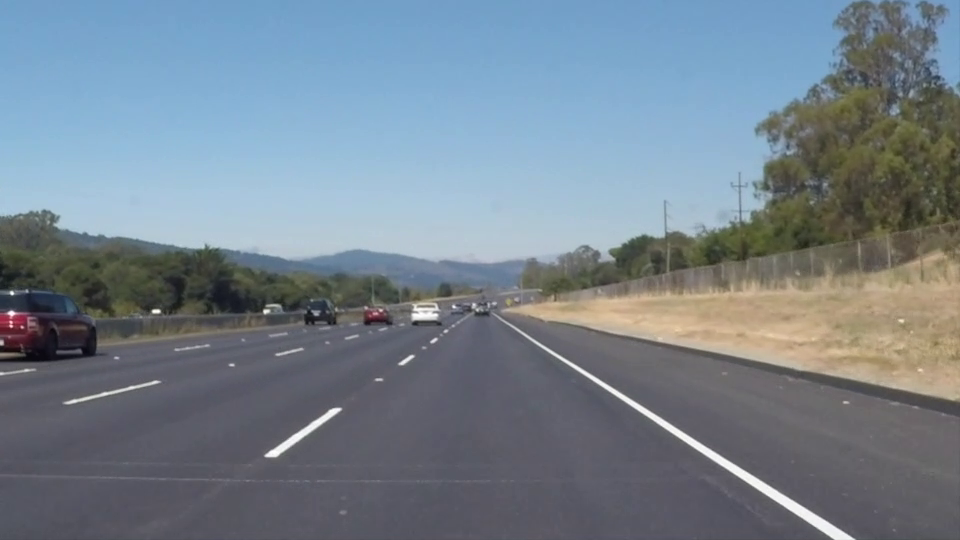
#> input picture frame 22 of Goruntu Isleme/Examples/videolar/serit1.mp4, 960 x 540 px, given in place of test.mp4, which was not available
$ python ornek14.py   (older library calls are emulated)
#> lines starting #> are read from the running program, lines starting #| are printed output that depends on the picture; after the words box and inside, x2 and y2 are one past the last pixel; in counts of white or black regions, pixels touching at a corner belong together; pictures that were not available may be replaced by others from this repository, and a replacement may not be noted
#-*-coding: utf-8-*-
###Hareket Algılama3###

import numpy as np
import cv2

cam=cv2.VideoCapture('videolar/test.mp4')

fgbg = cv2.createBackgroundSubtractorMOG2()

_,frame1=cam.read()
#> frame1 is the input picture: shape (540, 960, 3); mean B, G, R 141.9, 130.7, 117.7
fgmask=fgbg.apply(frame1)
#> fgmask: shape (540, 960); every value is 127

while(1):
	ret,frame2=cam.read()
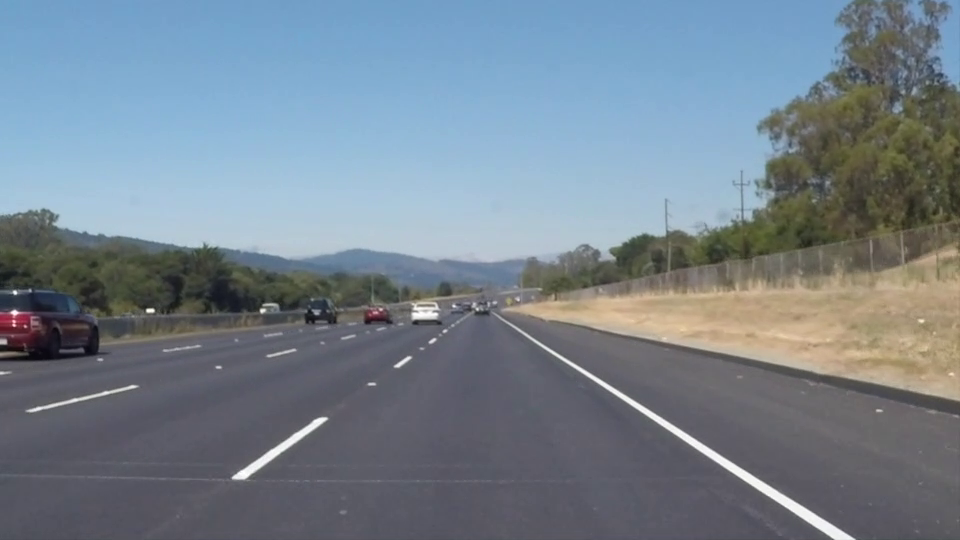
#> input picture frame 23 of Goruntu Isleme/Examples/videolar/serit1.mp4, 960 x 540 px, given in place of test.mp4, which was not available
#> frame2 is the input picture: shape (540, 960, 3); mean B, G, R 142, 130.6, 117.8
	if ret:
		fgmask=fgbg.apply(frame2)
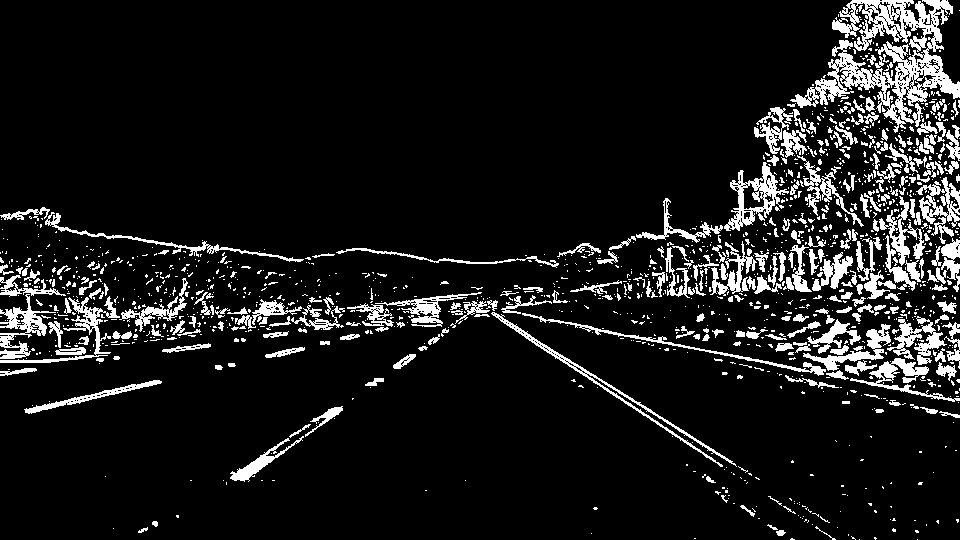
#> fgmask: shape (540, 960); values 0 (black) and 127 (white), 10.2% white; 1454 white regions (1159 under 20 px), largest, box (x1, y1, x2, y2) and area: (790, 0, 960, 133) 7557, (724, 162, 789, 231) 1408, (491, 312, 737, 467) 1390

		thresh=cv2.erode(fgmask,None, iterations=1)
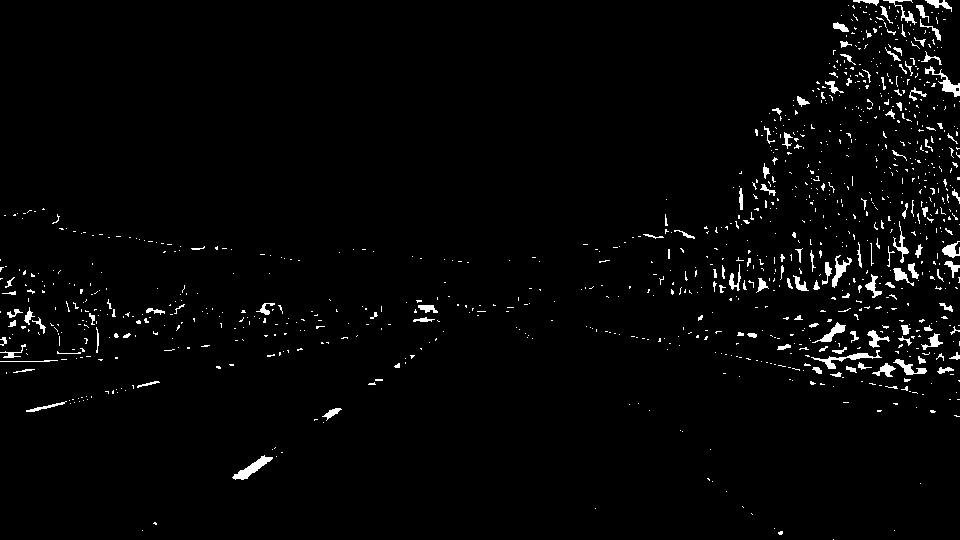
#> thresh: shape (540, 960); values 0 (black) and 127 (white), 2.3% white; 1024 white regions (890 under 20 px), largest, box (x1, y1, x2, y2) and area: (232, 455, 273, 480) 335, (811, 350, 882, 369) 298, (925, 66, 960, 97) 275
		thresh=cv2.dilate(thresh,None, iterations=1)
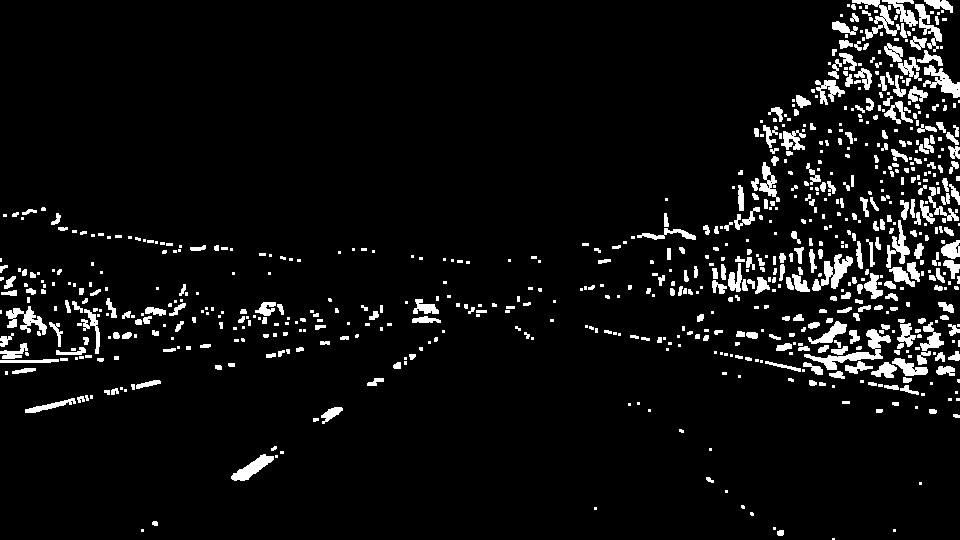
#> thresh: shape (540, 960); values 0 (black) and 127 (white), 6.2% white; 743 white regions (388 under 20 px)
		_,cnts,_=cv2.findContours(thresh.copy(),cv2.RETR_EXTERNAL,cv2.CHAIN_APPROX_SIMPLE)
#> cnts = 743 contours, 504 with area under 20; largest, box (x1, y1, x2, y2) and area: (804, 329, 891, 370) 674, (812, 254, 853, 291) 510, (923, 65, 960, 98) 441, (231, 454, 274, 481) 424, (852, 0, 900, 39) 400

		for i,c in enumerate(cnts):
			if cv2.contourArea(c)<1000:
				continue
			x,y,w,h=cv2.boundingRect(c)
			cv2.drawContours(frame2, cnts, i, (0,255,0), 3)
			cv2.rectangle(frame2,(x,y),(x+w,y+h),(0,255,0),0)
#> this loop made 743 passes
#> c on passes 1, 3, 4: [[832, 538], [832, 539], [834, 539], [834, 538]], [[893, 529], [893, 531], [895, 531], [895, 529]], [[141, 529], [141, 531], [143, 531], [143, 529]]
		cv2.imshow('frame',frame2)
	if cv2.waitKey(30) & 0xFF ==27:
#> (key Esc is pressed here)
		break

cam.release()
cv2.destroyAllWindows()

$ run again, starting later in the video
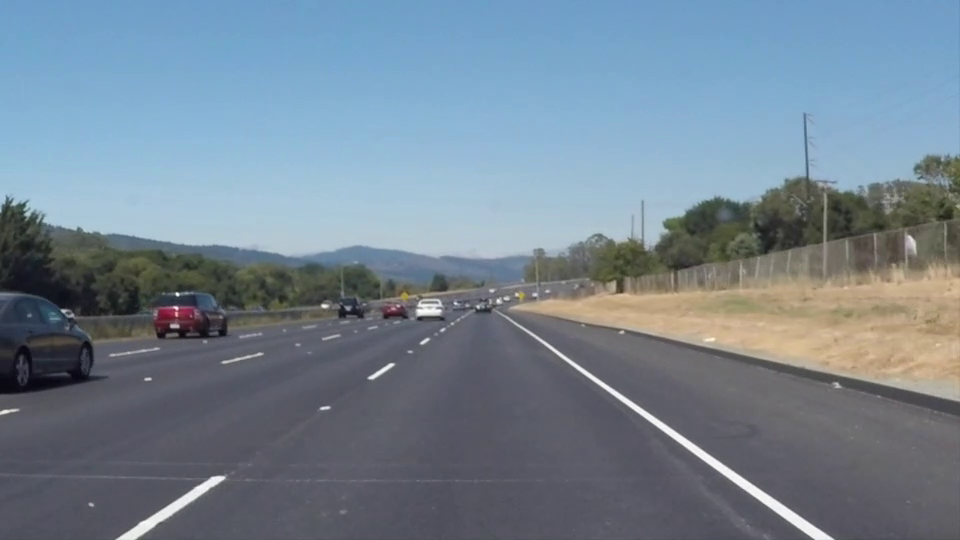
#> input picture frame 99 of Goruntu Isleme/Examples/videolar/serit1.mp4, 960 x 540 px, given in place of test.mp4, which was not available
#> frame1 is the input picture: shape (540, 960, 3); mean B, G, R 146, 132.3, 116.7
#> `fgmask=fgbg.apply(frame2)`:
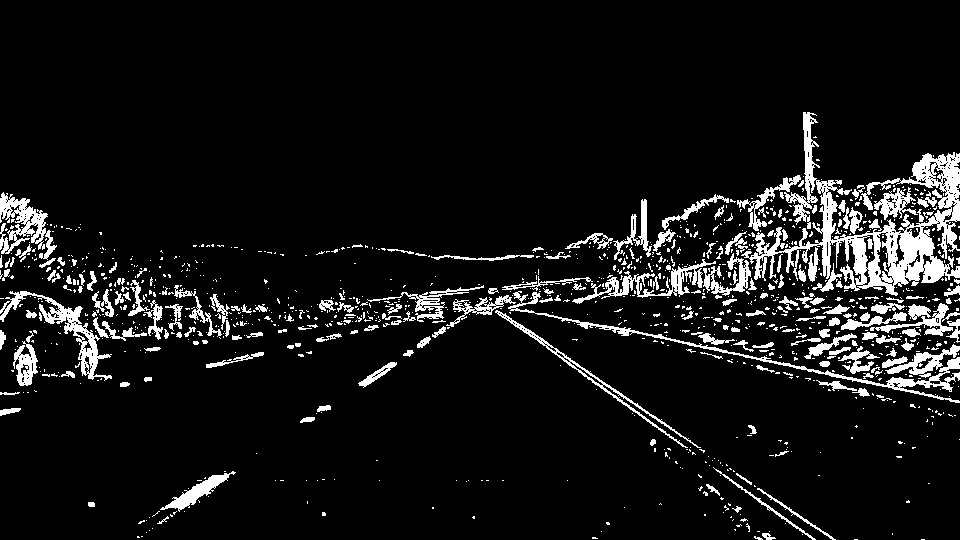
#> fgmask: shape (540, 960); values 0 (black) and 127 (white), 8.3% white; 1183 white regions (973 under 20 px), largest, box (x1, y1, x2, y2) and area: (741, 112, 960, 296) 10332, (508, 291, 960, 403) 2196, (0, 291, 112, 381) 1751
#> cnts = 509 contours, 338 with area under 20; largest, box (x1, y1, x2, y2) and area: (850, 222, 945, 295) 3034, (912, 154, 960, 248) 1440, (0, 194, 55, 259) 778, (818, 189, 837, 291) 758, (165, 473, 229, 509) 648
#> the loop `for i,c in enumerate(cnts):` made 509 passes
#> c on passes 1, 2, 4: [[812, 538], [812, 539], [814, 539], [814, 538]], [[758, 538], [758, 539], [761, 539], [761, 538]], [[804, 519], [804, 521], [806, 521], [806, 519]]
#> after the loop `for i,c in enumerate(cnts):`:
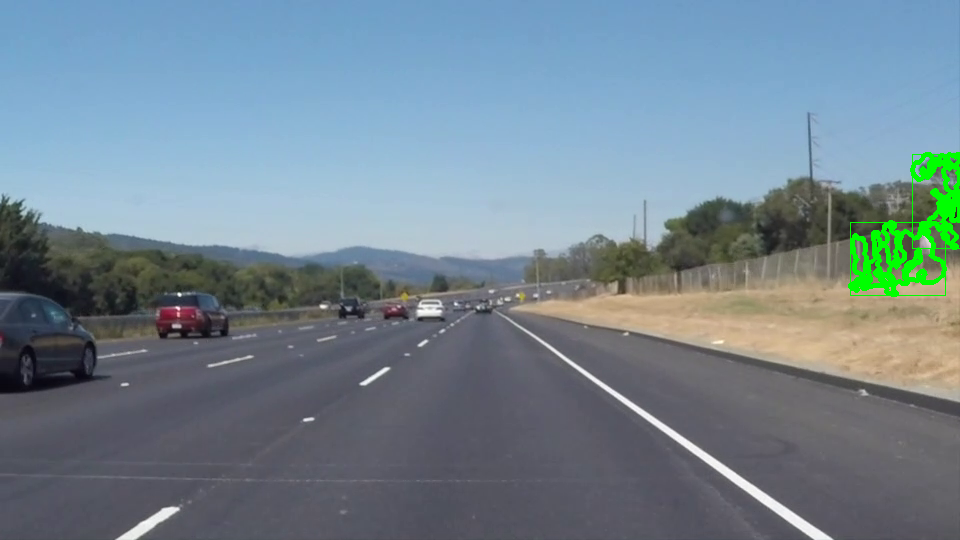
#> frame2: shape (540, 960, 3); mean B, G, R 144.8, 133.7, 115.4

$ run again, starting later in the video
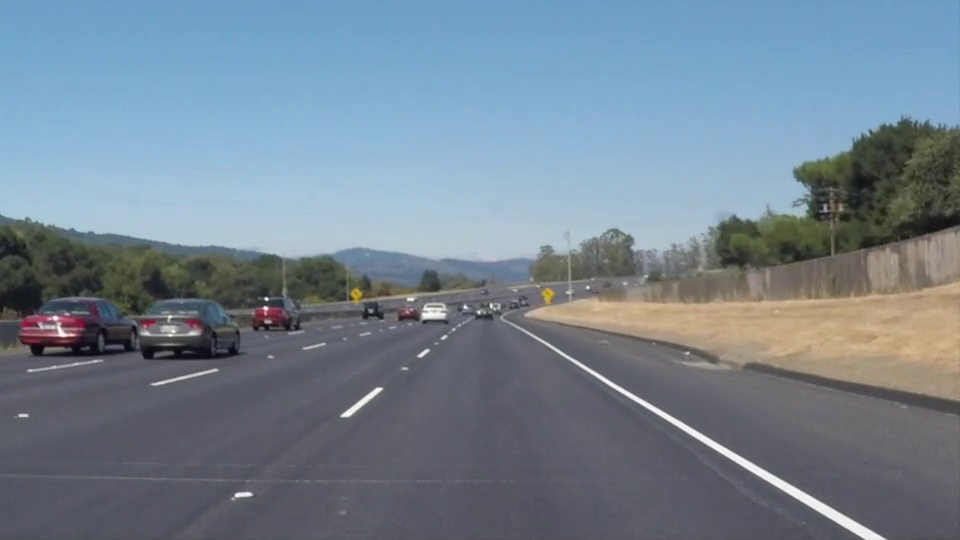
#> input picture frame 176 of Goruntu Isleme/Examples/videolar/serit1.mp4, 960 x 540 px, given in place of test.mp4, which was not available
#> frame1 is the input picture: shape (540, 960, 3); mean B, G, R 145.2, 131.6, 116.5
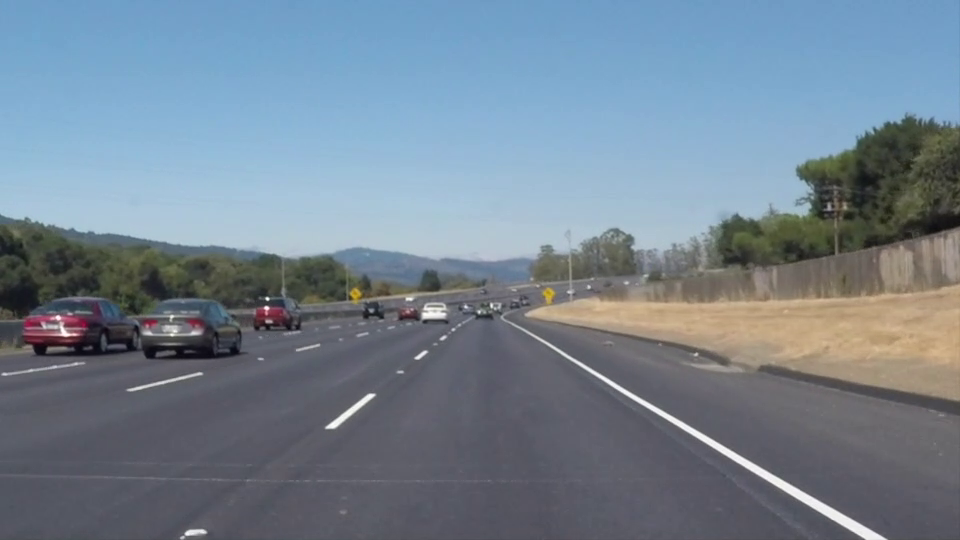
#> input picture frame 177 of Goruntu Isleme/Examples/videolar/serit1.mp4, 960 x 540 px, given in place of test.mp4, which was not available
#> frame2 is the input picture: shape (540, 960, 3); mean B, G, R 145.3, 131.5, 116.5
#> `thresh=cv2.dilate(thresh,None, iterations=1)`:
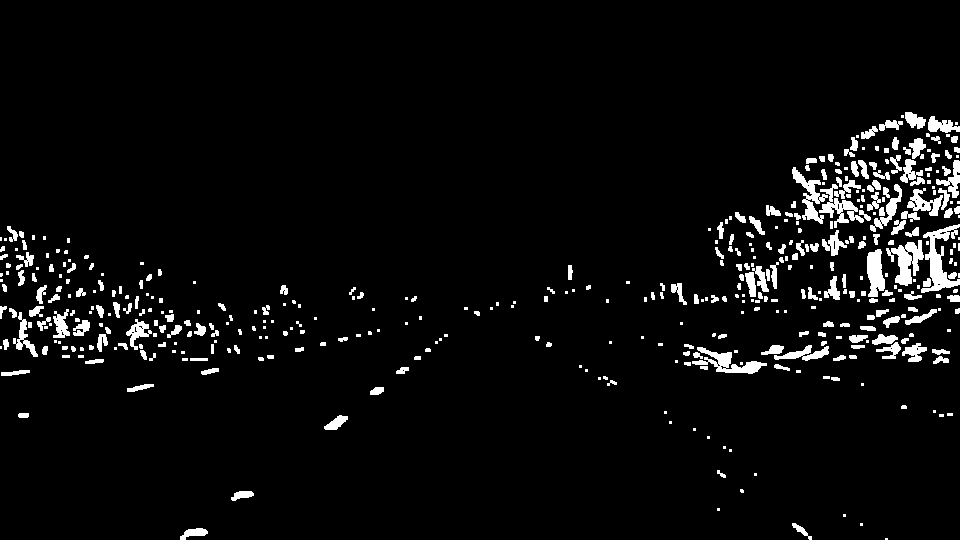
#> thresh: shape (540, 960); values 0 (black) and 127 (white), 4.5% white; 448 white regions (203 under 20 px)
#> cnts = 448 contours, 274 with area under 20; largest, box (x1, y1, x2, y2) and area: (921, 224, 960, 293) 890, (886, 240, 924, 286) 772, (692, 347, 767, 374) 639, (792, 167, 828, 224) 566, (867, 249, 885, 297) 564
#> the loop `for i,c in enumerate(cnts):` made 448 passes
#> c on passes 1, 3, 5: [[885, 538], [885, 539], [887, 539], [887, 538]], [[860, 523], [860, 525], [862, 525], [862, 523]], [[843, 514], [843, 516], [845, 516], [845, 514]]
